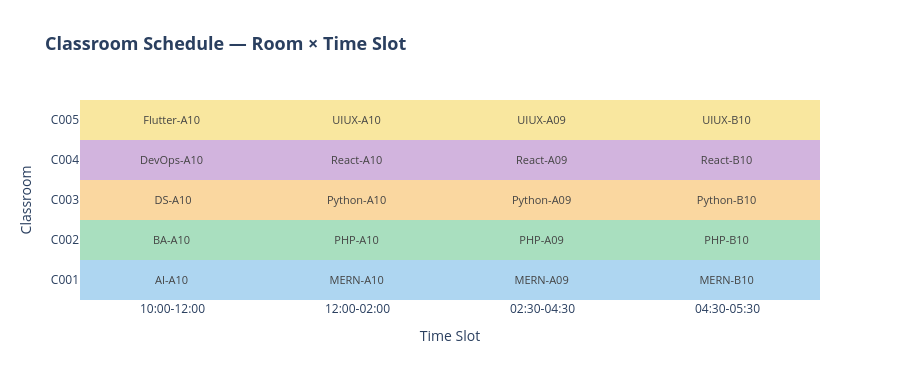

Source (notebook cell):
### Code cell
time_slots = ['10:00-12:00','12:00-02:00','02:30-04:30','04:30-05:30']

z_text = []
for _, row in cls.iterrows():
    z_text.append([str(row[s]) for s in time_slots])

# numeric dummy for colour (just slot index)
z_val = [[i+1]*len(time_slots) for i in range(len(cls))]

fig = go.Figure(go.Heatmap(
    z=z_val,
    x=time_slots,
    y=cls['CID'].tolist(),
    text=z_text,
    texttemplate='%{text}',
    textfont_size=11,
    colorscale=[
        [0.0,  '#AED6F1'],
        [0.25, '#A9DFBF'],
        [0.5,  '#FAD7A0'],
        [0.75, '#D2B4DE'],
        [1.0,  '#F9E79F'],
    ],
    showscale=False,
    hovertemplate='<b>%{y} — %{x}</b><br>%{text}<extra></extra>'
))

fig.update_layout(
    title_text='<b>Classroom Schedule — Room × Time Slot</b>',
    title_font_size=18,
    xaxis_title='Time Slot',
    yaxis_title='Classroom',
    height=380,
    paper_bgcolor='white'
)
fig.show()

### Figure 1 — Plotly figure (JSON) as saved in the notebook; plotly's stock layout.template omitted (floating-point values rounded to 4 significant figures)
{"data": [{"colorscale": [[0, "#AED6F1"], [0.25, "#A9DFBF"], [0.5, "#FAD7A0"], [0.75, "#D2B4DE"], [1, "#F9E79F"]], "hovertemplate": "<b>%{y} — %{x}</b><br>%{text}<extra></extra>", "showscale": false, "text": [["AI-A10 ", "MERN-A10 ", "MERN-A09 ", "MERN-B10 "], ["BA-A10 ", "PHP-A10 ", "PHP-A09 ", "PHP-B10 "], ["DS-A10", "Python-A10 ", "Python-A09 ", "Python-B10 "], ["DevOps-A10 ", "React-A10 ", "React-A09 ", "React-B10 "], ["Flutter-A10 ", "UIUX-A10 ", "UIUX-A09 ", "UIUX-B10 "]], "textfont": {"size": 11}, "texttemplate": "%{text}", "type": "heatmap", "x": ["10:00-12:00", "12:00-02:00", "02:30-04:30", "04:30-05:30"], "y": ["C001", "C002", "C003", "C004", "C005"], "z": [[1, 1, 1, 1], [2, 2, 2, 2], [3, 3, 3, 3], [4, 4, 4, 4], [5, 5, 5, 5]]}], "layout": {"height": 380, "paper_bgcolor": "white", "title": {"font": {"size": 18}, "text": "<b>Classroom Schedule — Room × Time Slot</b>"}, "xaxis": {"title": {"text": "Time Slot"}}, "yaxis": {"title": {"text": "Classroom"}}}}
